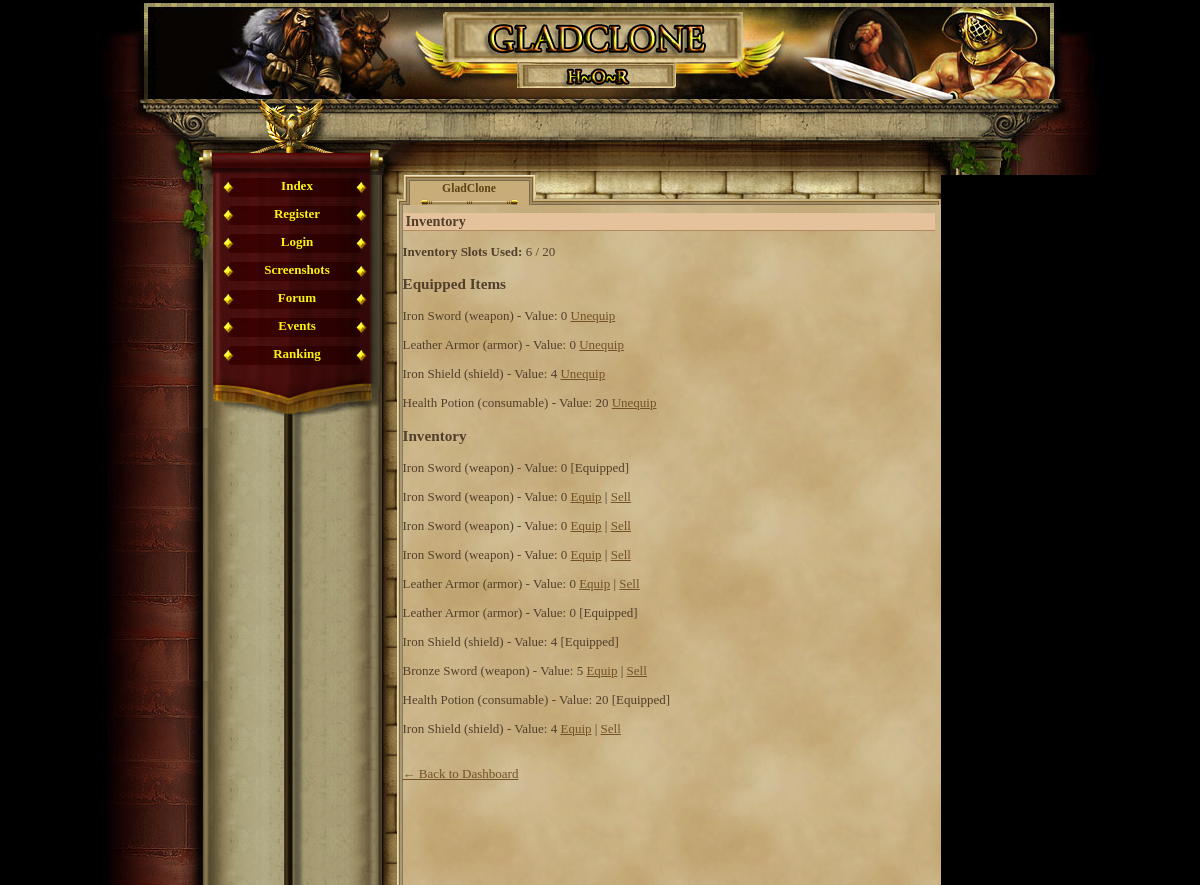
/inventory.php (signed in), run on the app's committed database.
### tables this page shows
CREATE TABLE `player_items` (
  `id` int(11) NOT NULL AUTO_INCREMENT,
  `player_id` int(11) NOT NULL,
  `item_id` int(11) NOT NULL,
  `quantity` int(11) NOT NULL DEFAULT '1',
  `equipped` tinyint(1) NOT NULL DEFAULT '0',
  `position` int(11) NOT NULL DEFAULT '0',
  PRIMARY KEY (`id`),
  KEY `player_id` (`player_id`),
  KEY `item_id` (`item_id`),
  CONSTRAINT `player_items_ibfk_1` FOREIGN KEY (`player_id`) REFERENCES `gracze` (`id`),
  CONSTRAINT `player_items_ibfk_2` FOREIGN KEY (`item_id`) REFERENCES `items` (`id`)
);

CREATE TABLE `items` (
  `id` int(11) NOT NULL AUTO_INCREMENT,
  `name` varchar(50) NOT NULL,
  `description` text,
  `type` varchar(20) NOT NULL,
  `attack_bonus` int(11) DEFAULT '0',
  `defense_bonus` int(11) DEFAULT '0',
  `sell_value` int(11) NOT NULL DEFAULT '10',
  `value` int(11) NOT NULL DEFAULT '0',
  `price` int(11) NOT NULL DEFAULT '0',
  `image` varchar(255) DEFAULT 'default.png',
  `slot` varchar(20) NOT NULL DEFAULT 'misc',
  `dex_bonus` int(11) DEFAULT '0',
  `level_required` int(11) DEFAULT '1',
  PRIMARY KEY (`id`)
);

### inventory.php (the view, shortened to what this page needs)
<?php
require_once('var/ustawienia.php');
require_once('gora_strony.php');
require_once('menu_l.php');
$player_id = $_SESSION['id'];
$max_inventory_slots = 20;
$count_query = $conn->prepare("SELECT COUNT(*) FROM player_items WHERE player_id = ? AND equipped = 0");
$count_query->bind_param("i", $player_id);
$count_query->execute();
$count_query->bind_result($inventory_count);
?>
<h2>Inventory</h2>
<p><strong>Inventory Slots Used:</strong> <?= $inventory_count ?> / <?= $max_inventory_slots ?></p>
<?php
echo "<h3>Equipped Items</h3>";
$equipped_query = $conn->prepare("
    SELECT pi.id as player_item_id, i.name, i.type, i.value
    FROM player_items pi
    JOIN items i ON pi.item_id = i.id
    WHERE pi.player_id = ? AND pi.equipped = 1
");
$equipped_query->bind_param("i", $player_id);
$equipped_query->execute();
$equipped_result = $equipped_query->get_result();
if ($equipped_result->num_rows > 0) {
    while ($item = $equipped_result->fetch_assoc()) {
        echo "<p>{$item['name']} ({$item['type']}) - Value: {$item['value']}
            <a href='unequip_item.php?id={$item['player_item_id']}'>Unequip</a></p>";
    }
} else {
    echo "<p>No items equipped.</p>";
}
echo "<h3>Inventory</h3>";
$inv_query = $conn->prepare("
    SELECT pi.id as player_item_id, i.name, i.type, i.value, pi.equipped
    FROM player_items pi
    JOIN items i ON pi.item_id = i.id
    WHERE pi.player_id = ?
");
$inv_query->bind_param("i", $player_id);
$inv_query->execute();
$inv_result = $inv_query->get_result();
if ($inv_result->num_rows > 0) {
    while ($item = $inv_result->fetch_assoc()) {
        echo "<p>{$item['name']} ({$item['type']}) - Value: {$item['value']} ";
        if ($item['equipped']) {
            echo "[Equipped]";
        } else {
            echo "<a href='inventory.php?equip={$item['player_item_id']}'>Equip</a> | ";
            echo "<a href='sell_item.php?id={$item['player_item_id']}' onclick=\"return confirm('Sell this item?');\">Sell</a>";
        }
        echo "</p>";
    }
} else {
    echo "<p>No items in inventory.</p>";
}
?>
<br><a href="index.php">← Back to Dashboard</a>

### game_05.css (style rules this page uses)
body, html { margin: 0; padding: 0; font-family:"Palatino Linotype", "Times New Roman", Times, serif; text-align: center; color: #513F2C; background-color: #000; font-size:16px; }
h2 { text-align:left; border-bottom:1px solid #b28b60; color:#513F2C; background-color:#e6c29c; margin:8px 0px 0px 0px; padding-left:3px; font-size:1.1em; }
a { -moz-user-focus: none; -moz-outline: none; outline: none; }
#content a { color:#735227; }

### data on the page
player_items: item.name "Iron Sword", item.type "weapon", item.value "0", equipped "[Equipped]"
player_items: item.name "Leather Armor", item.type "armor", item.value "0", equipped "[Equipped]"
player_items: item.name "Iron Shield", item.type "shield", item.value "4", equipped "[Equipped]"
player_items: item.name "Health Potion", item.type "consumable", item.value "20", equipped "[Equipped]"
player_items: item.name "Iron Sword", item.type "weapon", item.value "0"
player_items: item.name "Iron Sword", item.type "weapon", item.value "0"
player_items: item.name "Iron Sword", item.type "weapon", item.value "0"
player_items: item.name "Leather Armor", item.type "armor", item.value "0"
player_items: item.name "Bronze Sword", item.type "weapon", item.value "5"
player_items: item.name "Iron Shield", item.type "shield", item.value "4"

### other printed values
$inventory_count "6"
$max_inventory_slots "20"
